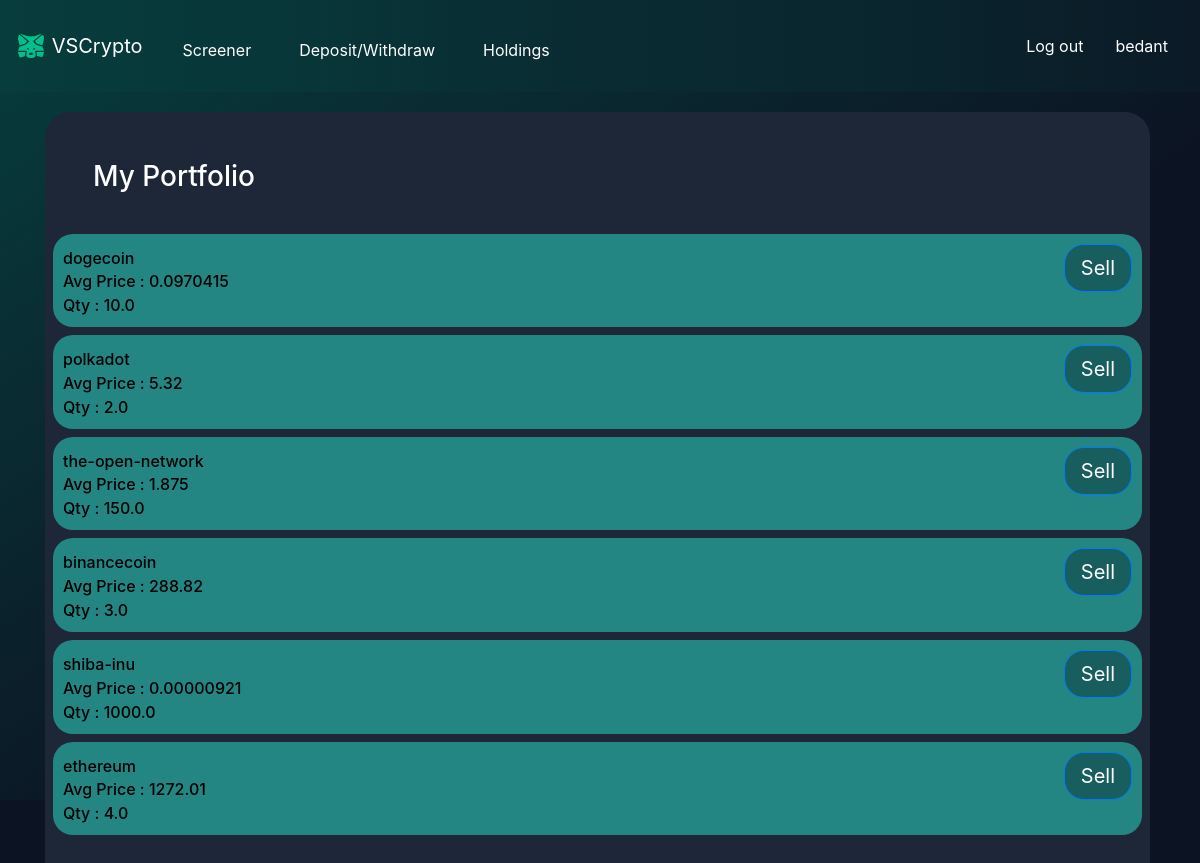
Before: /holdings (signed in) with the older database file.
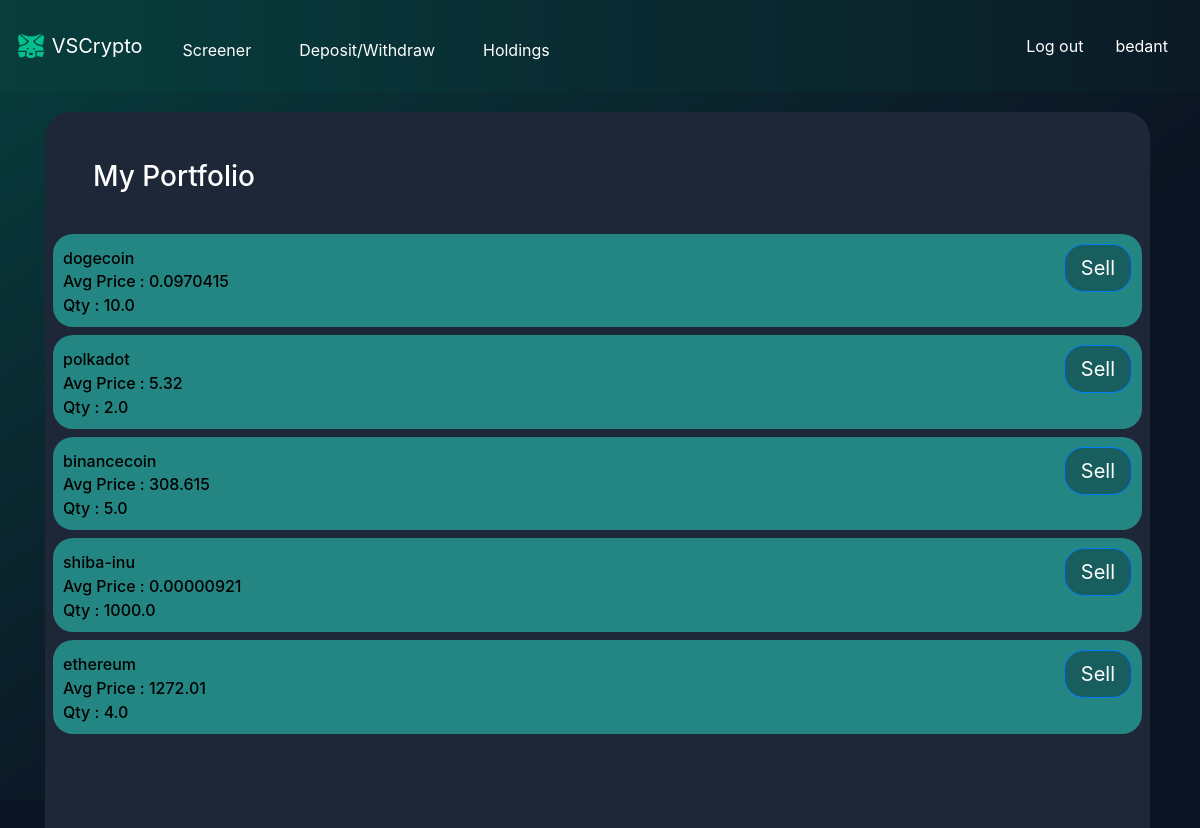
After: the same page with the newer database file.
### VSCrypto/models.py (models this page shows)
class User(AbstractUser):
    balance = models.FloatField(default=0)

class Coin(models.Model):
    user = models.ForeignKey("User", on_delete=models.CASCADE, related_name="usercoin")
    coinid = models.CharField(max_length=25)
    buyprice = models.FloatField(default=0)
    quantity = models.FloatField(default=0)

### VSCrypto/views.py (the view)
# urls.py: path("holdings",views.holdings,name="holdings"),
@login_required
def holdings(request):
    holdings = Coin.objects.filter(user = request.user)
    return render(request, "VSCrypto/holdings.html",{
        'nums':list(range(0, 14)),
        'holdings':holdings
    })

### VSCrypto/templates/VSCrypto/holdings.html
{% extends "VSCrypto/layout.html" %}
{% block body %}
<div class="container">
    <div>
        {% if user.is_authenticated %}
        <div id="holdingsbox" style="height: 128vh;">
            <h3 class="col px-md-5 pt-md-5 pd-mt-n1">My Portfolio</h3>
            <br>
            {% if holdings %}
                {% for holding in holdings %}
                    <div>
                        <div class="tw-flex-auto bgpf m-2">
                            <a href="{% url 'coin' holding.coinid %}" class="tw-flex tw-items-start md:tw-flex-row tw-flex-col">
                                <span class="align-middle" style="color:black">{{holding.coinid}}</span>
                            </a>
                            <a href="{% url 'sell' holding.coinid holding.buyprice holding.quantity%}" class="btn btn-primary btn-lg float-right" style="border-radius: 20px; background: #195e5e;">Sell</a>
                            <div>Avg Price : {{holding.buyprice}}</div>
                            <div>Qty : {{holding.quantity}}</div>
                        </div>
                    </div>
                {% endfor %}
            {% else %}
            <h6 class="col px-md-5 pt-md-5 pd-mt-n1 text-center text-secondary align-middle">YOU CURRENTLY HAVE NO ACTIVE HOLDINGS.</h6>
            {% endif %}
        </div>
        {% endif %}
    </div>
</div>
{% endblock body %}

### VSCrypto/templates/VSCrypto/layout.html (shortened to what this page needs)
{% load static %}
<!DOCTYPE html>
<html lang="en">
    <head>
        <link rel="stylesheet" href="https://stackpath.bootstrapcdn.com/bootstrap/4.4.1/css/bootstrap.min.css">
        <link rel="stylesheet" href="{% static 'css/styles.css' %}">
    </head>
    <body>
      <div class="neontgreen">
        <nav class="navbar navbar-expand-lg navbar-light bg-light" style="background: linear-gradient(to right, #073d3c, #083638, #092b31, #0a252d, #0b1a26 100%);color: white">
            <a class="navbar-brand" href="{% url 'screener' %}" style="color:white">
                <img src="{% static 'images/metamask.svg' %}" width="30" height="30" class="d-inline-block align-top" alt="">
                VSCrypto
              </a>
            <div class="collapse navbar-collapse" id="navbarSupportedContent">
              <ul class="navbar-nav mr-auto">
                <li class="nav-item active">
                  <a class="nav-link" href="{% url 'screener' %}" style="color:white">Screener <span class="sr-only">(current)</span></a>
                </li>
                {% if user.is_authenticated %}
                <li class="nav-item active">
                    <a class="nav-link" href="{% url 'cash' %}" style="color:white">Deposit/Withdraw <span class="sr-only">(current)</span></a>
                </li>
                <li class="nav-item active">
                    <a class="nav-link" href="{% url 'holdings' %}" style="color:white">Holdings <span class="sr-only">(current)</span></a>
                </li>
                {% endif %}
              </ul>
              <div class="form-inline my-2 my-lg-0">
                {% if user.is_authenticated %}
                <a class="nav-link my-2 my-sm-0" href="{% url 'logout' %}" style="color:white">Log out</a>
                <a class="nav-link my-2 my-sm-0" href="{% url 'screener' %}" style="color:white">{{user.username}}</a>
                {% else %}
                <a class="nav-link my-2 my-sm-0" href="{% url 'login' %}" style="color:white">Log in</a>
                {% endif %}
              </div>
            </div>
          </nav>
            {% block body %}
            {% endblock %}
        </div>
    </body>
</html>

### VSCrypto/static/css/styles.css (style rules this page uses)
* { margin:0px; padding:0px; }
body { background: rgba(12,19,34,255); color: white; max-width: 100%; overflow-x: hidden; }
.neontgreen { background: linear-gradient(to bottom right, rgba(7,62,61,255), rgba(12,19,34,255) 60%); height: 100vh; }
ul { list-style-type: none; margin: 0; padding: 0; overflow: hidden; text-decoration: none; }
li { margin-top: 8px; float: right; padding: 14px 16px; text-decoration: none; }
a { color: white; }
#holdingsbox { margin-top: 20px; background: rgba(30,39,56,200); border-radius: 25px; margin-bottom: 10px; margin-right: 5px; }
.bgpf { background: #248683; color: black; font-weight: 500; border-radius: 20px; padding: 10px; }
.bg-light { background: linear-gradient(to right, #073d3c, #083638, #092b31, #0a252d, #0b1a26 100%); }

Changed rows visible on the page:
removed Coin: coinid "the-open-network", buyprice "1.875", quantity "150.0"
changed Coin "binancecoin": buyprice "288.82" → "308.615"; quantity "3.0" → "5.0"
